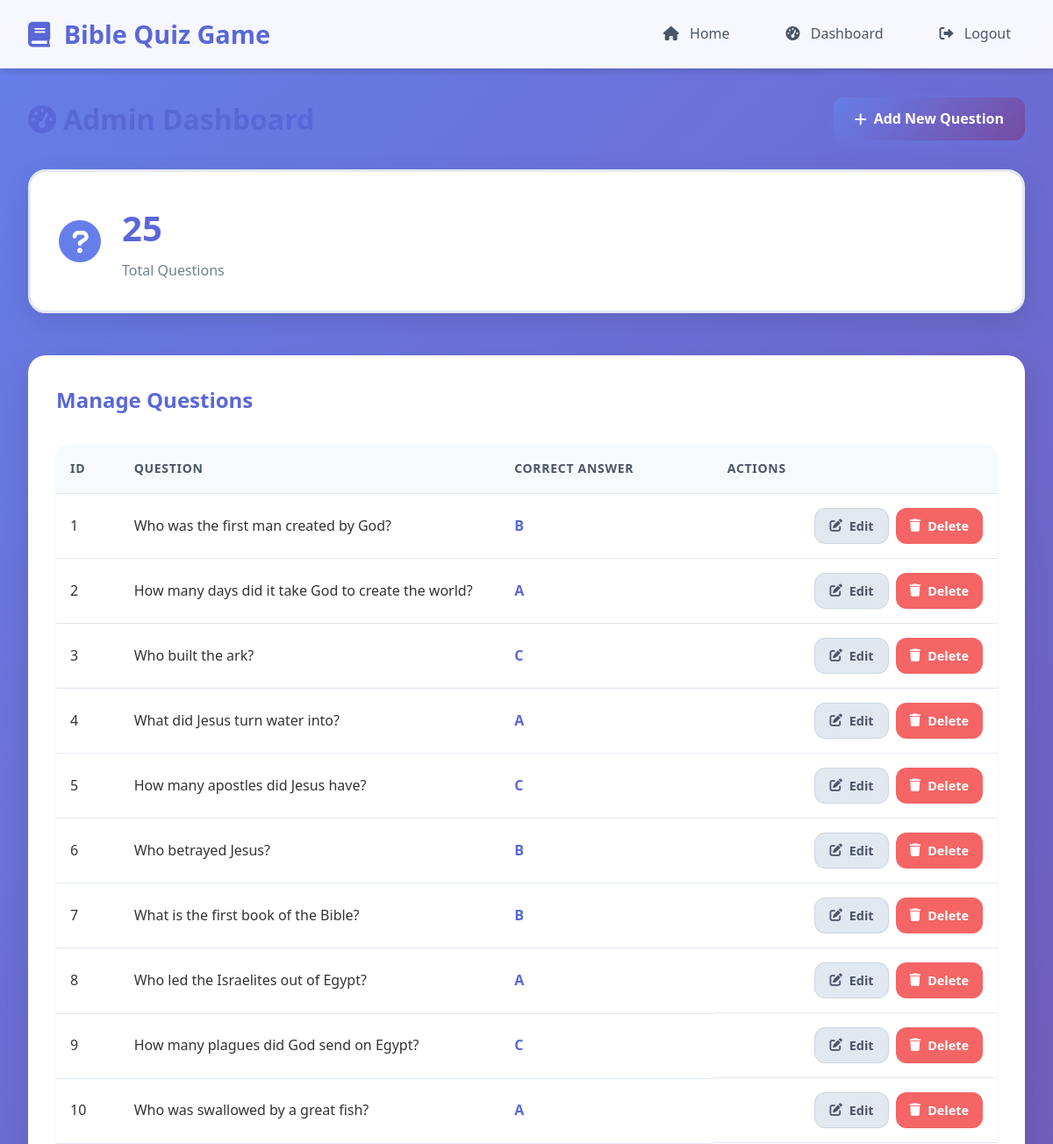
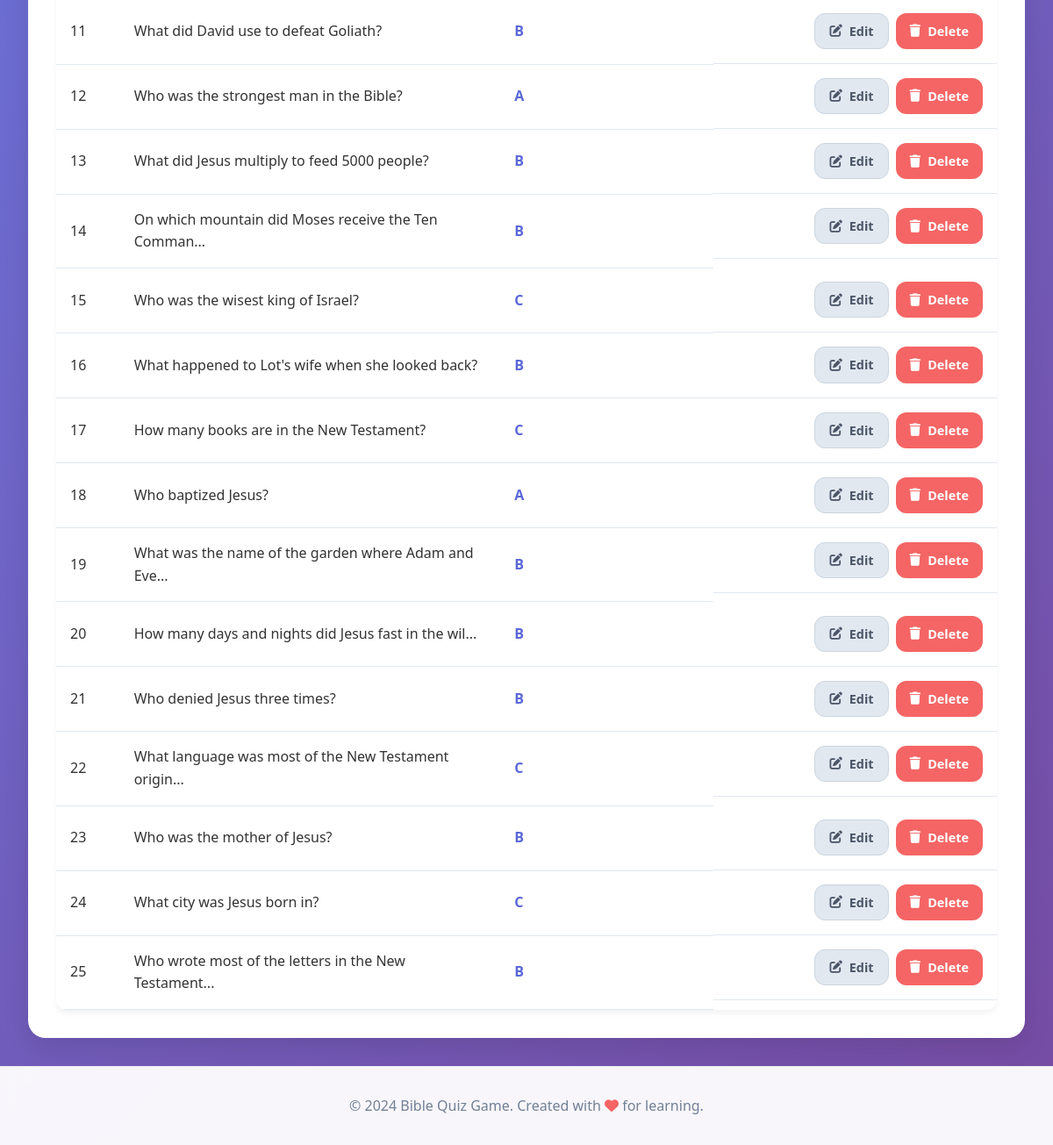
The app's page /admin/dashboard (signed in) with its own data (2 pictures, top to bottom).
### app.py (models this page shows)
class Question(db.Model):
    id = db.Column(db.Integer, primary_key=True)
    question = db.Column(db.Text, nullable=False)
    option_a = db.Column(db.String(255), nullable=False)
    option_b = db.Column(db.String(255), nullable=False)
    option_c = db.Column(db.String(255), nullable=False)
    correct_answer = db.Column(db.String(1), nullable=False)  # 'A', 'B', or 'C'
    explanation = db.Column(db.Text)

### app.py (the view)
@app.route('/admin/dashboard')
def admin_dashboard():
    if not session.get('admin_logged_in'):
        return redirect(url_for('admin_login'))
    questions = Question.query.all()
    return render_template('admin/dashboard.html', questions=questions)

### templates/admin/dashboard.html (shortened to what this page needs)
{% extends "base.html" %}
{% block content %}
<div class="container">
    <div class="admin-header">
        <h1><i class="fas fa-tachometer-alt"></i> Admin Dashboard</h1>
        <a href="{{ url_for('add_question') }}" class="btn btn-primary">
            <i class="fas fa-plus"></i> Add New Question
        </a>
    </div>
    <div class="stats-cards">
        <div class="stat-card">
            <i class="fas fa-question-circle"></i>
            <div class="stat-info">
                <h3>{{ questions|length }}</h3>
                <p>Total Questions</p>
            </div>
        </div>
    </div>
    <div class="questions-table">
        <h2>Manage Questions</h2>
        {% if questions %}
        <table class="table">
            <thead>
                <tr>
                    <th>ID</th>
                    <th>Question</th>
                    <th>Correct Answer</th>
                    <th>Actions</th>
                </tr>
            </thead>
            <tbody>
                {% for question in questions %}
                <tr>
                    <td>{{ question.id }}</td>
                    <td class="question-preview">{{ question.question[:50] }}{% if question.question|length > 50 %}...{%
                        endif %}</td>
                    <td class="correct-answer">{{ question.correct_answer }}</td>
                    <td class="actions">
                        <a href="{{ url_for('edit_question', id=question.id) }}" class="btn btn-sm btn-secondary">
                            <i class="fas fa-edit"></i> Edit
                        </a>
                        <a href="{{ url_for('delete_question', id=question.id) }}" class="btn btn-sm btn-danger"
                            onclick="return confirm('Are you sure you want to delete this question?')">
                            <i class="fas fa-trash"></i> Delete
                        </a>
                    </td>
                </tr>
                {% endfor %}
            </tbody>
        </table>
        {% else %}
        <div class="empty-state">
            <i class="fas fa-question-circle"></i>
            <p>No questions found. <a href="{{ url_for('add_question') }}">Add your first question</a>.</p>
        </div>
        {% endif %}
    </div>
</div>
{% endblock %}

### templates/base.html (shortened to what this page needs)
<!DOCTYPE html>
<html lang="en">
<head>
    <link rel="stylesheet" href="{{ url_for('static', filename='css/style.css') }}">
    <link href="https://cdnjs.cloudflare.com/ajax/libs/font-awesome/6.0.0/css/all.min.css" rel="stylesheet">
</head>
<body>
    <nav class="navbar">
        <div class="nav-container">
            <h1 class="nav-title"><i class="fas fa-book"></i> Bible Quiz Game</h1>
            <div class="nav-links">
                <a href="{{ url_for('index') }}"><i class="fas fa-home"></i> Home</a>
                {% if session.admin_logged_in %}
                <a href="{{ url_for('admin_dashboard') }}"><i class="fas fa-tachometer-alt"></i> Dashboard</a>
                <a href="{{ url_for('admin_logout') }}"><i class="fas fa-sign-out-alt"></i> Logout</a>
                {% else %}
                <a href="{{ url_for('admin_login') }}"><i class="fas fa-user-shield"></i> Admin</a>
                {% endif %}
            </div>
        </div>
    </nav>
    <main class="main-content">
        {% block content %}{% endblock %}
    </main>
    <footer class="footer">
        <p>&copy; 2024 Bible Quiz Game. Created with <i class="fas fa-heart"></i> for learning.</p>
    </footer>
</body>
</html>

### static/css/style.css (style rules this page uses)
* { margin: 0; padding: 0; box-sizing: border-box; }
body { font-family: 'Segoe UI', Tahoma, Geneva, Verdana, sans-serif; line-height: 1.6; color: #333; background: linear-gradient(135deg, #667eea 0%, #764ba2 100%); min-height: 100vh; display: flex; flex-direction: column; }
.navbar { background: rgba(255, 255, 255, 0.95); backdrop-filter: blur(10px); box-shadow: 0 4px 6px rgba(0, 0, 0, 0.1); padding: 1rem 0; position: sticky; top: 0; z-index: 1000; }
.nav-container { max-width: 1200px; margin: 0 auto; display: flex; justify-content: space-between; align-items: center; padding: 0 2rem; }
.nav-title { color: #5a67d8; font-size: 1.8rem; font-weight: 700; }
.nav-title i { margin-right: 0.5rem; }
.nav-links { display: flex; gap: 2rem; }
.nav-links a { color: #4a5568; text-decoration: none; font-weight: 500; padding: 0.5rem 1rem; border-radius: 8px; transition: all 0.3s ease; }
.nav-links i { margin-right: 0.5rem; }
.main-content { flex: 1; padding: 2rem 0; }
.container { max-width: 1200px; margin: 0 auto; padding: 0 2rem; }
.btn { display: inline-flex; align-items: center; gap: 0.5rem; padding: 0.75rem 1.5rem; border: none; border-radius: 12px; font-size: 1rem; font-weight: 600; text-decoration: none; cursor: pointer; transition: all 0.3s ease; text-align: center; }
.btn-primary { background: linear-gradient(135deg, #667eea 0%, #764ba2 100%); color: white; box-shadow: 0 4px 15px rgba(102, 126, 234, 0.4); }
.btn-secondary { background: #e2e8f0; color: #4a5568; border: 1px solid #cbd5e0; }
.btn-danger { background: #f56565; color: white; }
.btn-sm { padding: 0.5rem 1rem; font-size: 0.9rem; }
.admin-header { display: flex; justify-content: space-between; align-items: center; margin-bottom: 2rem; flex-wrap: wrap; gap: 1rem; }
.admin-header h1, .admin-header h2 { color: #5a67d8; display: flex; align-items: center; gap: 0.5rem; }
.stats-cards { display: grid; grid-template-columns: repeat(auto-fit, minmax(250px, 1fr)); gap: 2rem; margin-bottom: 3rem; }
.stat-card { background: white; border-radius: 20px; padding: 2rem; box-shadow: 0 10px 30px rgba(0, 0, 0, 0.1); display: flex; align-items: center; gap: 1.5rem; border: 3px solid #e2e8f0; transition: all 0.3s ease; }
.stat-card i { font-size: 3rem; color: #667eea; }
.stat-info h3 { font-size: 2.5rem; font-weight: 700; color: #5a67d8; margin-bottom: 0.25rem; }
.stat-info p { color: #718096; font-weight: 500; }
.questions-table { background: white; border-radius: 20px; padding: 2rem; box-shadow: 0 10px 30px rgba(0, 0, 0, 0.1); }
.questions-table h2 { color: #5a67d8; margin-bottom: 2rem; }
.table { width: 100%; border-collapse: collapse; background: white; border-radius: 12px; overflow: hidden; box-shadow: 0 4px 6px rgba(0, 0, 0, 0.05); }
.table th, .table td { padding: 1rem; text-align: left; border-bottom: 1px solid #e2e8f0; }
.table th { background: #f7fafc; font-weight: 600; color: #4a5568; text-transform: uppercase; font-size: 0.875rem; letter-spacing: 0.05em; }
.question-preview { max-width: 300px; word-wrap: break-word; }
.correct-answer { font-weight: 700; color: #5a67d8; text-align: center; }
.actions { display: flex; gap: 0.5rem; justify-content: flex-end; }
.footer { background: rgba(255, 255, 255, 0.95); backdrop-filter: blur(10px); padding: 2rem 0; text-align: center; color: #718096; border-top: 1px solid rgba(226, 232, 240, 0.5); margin-top: auto; }
.footer i { color: #f56565; }

### records on screen
Question: id "1", question "Who was the first man created by God?", correct_answer "B"
Question: id "2", question "How many days did it take God to create the world?", correct_answer "A"
Question: id "3", question "Who built the ark?", correct_answer "C"
Question: id "4", question "What did Jesus turn water into?", correct_answer "A"
Question: id "5", question "How many apostles did Jesus have?", correct_answer "C"
Question: id "6", question "Who betrayed Jesus?", correct_answer "B"
Question: id "7", question "What is the first book of the Bible?", correct_answer "B"
Question: id "8", question "Who led the Israelites out of Egypt?", correct_answer "A"
Question: id "9", question "How many plagues did God send on Egypt?", correct_answer "C"
Question: id "10", question "Who was swallowed by a great fish?", correct_answer "A"
Question: id "11", question "What did David use to defeat Goliath?", correct_answer "B"
Question: id "12", question "Who was the strongest man in the Bible?", correct_answer "A"
Question: id "13", question "What did Jesus multiply to feed 5000 people?", correct_answer "B"
Question: id "14", question "On which mountain did Moses receive the Ten Comman", correct_answer "B"
Question: id "15", question "Who was the wisest king of Israel?", correct_answer "C"
Question: id "16", question "What happened to Lot's wife when she looked back?", correct_answer "B"
Question: id "17", question "How many books are in the New Testament?", correct_answer "C"
Question: id "18", question "Who baptized Jesus?", correct_answer "A"
Question: id "19", question "What was the name of the garden where Adam and Eve", correct_answer "B"
Question: id "20", question "How many days and nights did Jesus fast in the wil", correct_answer "B"
Question: id "21", question "Who denied Jesus three times?", correct_answer "B"
Question: id "22", question "What language was most of the New Testament origin", correct_answer "C"
Question: id "23", question "Who was the mother of Jesus?", correct_answer "B"
Question: id "24", question "What city was Jesus born in?", correct_answer "C"
Question: id "25", question "Who wrote most of the letters in the New Testament", correct_answer "B"

### other values on screen
{{ questions|length }} "25"
